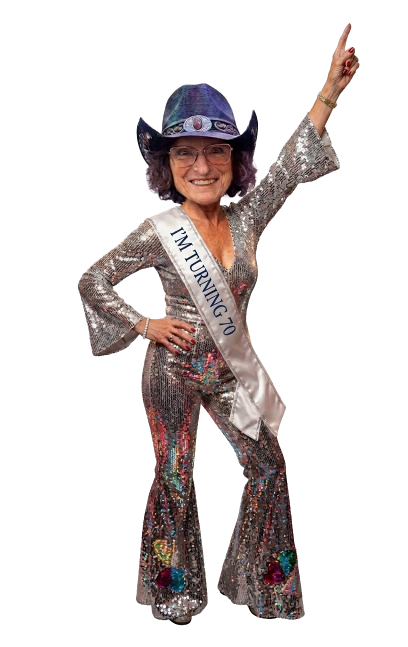
#> input picture images/mom-disco.png, 816 x 1294 px (shown at 1/2 size)
$ python make-og.py
#> lines starting #> are read from the running program, lines starting #| are printed output that depends on the picture
#!/usr/bin/env python3
"""Build images/og-preview.jpg, the card shown when the link is shared.

Without this the link previews as the bare cutout of Jeannie, whose
transparency messaging apps flatten to a muddy grey. This composes her onto
the actual invitation: dark room, mirror ball, her name.

    python3 scripts/make-og.py

1200x630 is the size Open Graph asks for and what iMessage, WhatsApp, Slack
and the rest crop to.
"""

import math
import pathlib
import numpy as np
from PIL import Image, ImageDraw, ImageFilter, ImageFont

ROOT = pathlib.Path(__file__).resolve().parent.parent
W, H = 1200, 630
SS = 2                                   # supersample, for clean facet edges

FUTURA = "/System/Library/Fonts/Supplemental/Futura.ttc"


def font(size, index=1):
    try:
        return ImageFont.truetype(FUTURA, size, index=index)
    except Exception:
        return ImageFont.truetype("/System/Library/Fonts/HelveticaNeue.ttc", size, index=0)


def background(w, h):
    """Dark room with coloured bloom, built in numpy so the gradients are smooth."""
    yy, xx = np.mgrid[0:h, 0:w].astype(np.float32)
    img = np.zeros((h, w, 3), np.float32)
    img[:] = np.array([7, 5, 14], np.float32)

    def glow(cx, cy, radius, colour, strength):
        d = np.sqrt((xx - cx) ** 2 + (yy - cy) ** 2) / radius
        f = np.clip(1.0 - d, 0, 1) ** 2 * strength
        for c in range(3):
            img[:, :, c] += f * colour[c]

    glow(w * 0.22, h * 0.12, w * 0.62, (58, 22, 92), 1.0)     # violet behind the ball
    glow(w * 0.08, h * 0.55, w * 0.45, (120, 26, 78), 0.55)   # magenta left
    glow(w * 0.72, h * 0.30, w * 0.50, (18, 70, 104), 0.45)   # cyan right
    glow(w * 0.55, h * 1.02, w * 0.70, (74, 20, 70), 0.60)    # floor
    return Image.fromarray(np.clip(img, 0, 255).astype(np.uint8))


def rays(w, h, origin):
    """Light fanning out from the ball."""
    layer = Image.new("RGBA", (w, h), (0, 0, 0, 0))
    d = ImageDraw.Draw(layer)
    ox, oy = origin
    reach = w * 1.6
    for i in range(22):
        a = math.radians(i * 360 / 22 + 7)
        half = math.radians(0.9 + (i % 3) * 0.5)
        pts = [(ox, oy)]
        for s in (a - half, a + half):
            pts.append((ox + math.cos(s) * reach, oy + math.sin(s) * reach))
        alpha = 16 if i % 2 else 9
        tint = [(255, 255, 255), (255, 215, 106), (255, 79, 163), (92, 225, 255)][i % 4]
        d.polygon(pts, fill=tint + (alpha,))
    return layer.filter(ImageFilter.GaussianBlur(6))


def mirror_ball(size, seed=7):
    """The same lat/long facet grid the page draws, rendered once and still."""
    img = Image.new("RGBA", (size, size), (0, 0, 0, 0))
    d = ImageDraw.Draw(img)
    R = size / 2 - 1
    cx = cy = size / 2

    d.ellipse([cx - R, cy - R, cx + R, cy + R], fill=(14, 16, 26, 255))

    rng = np.random.default_rng(seed)
    ROWS, COLS = 20, 34
    Lx, Ly, Lz = -0.419, 0.499, 0.758
    Hx, Hy, Hz = -0.224, 0.266, 0.938
    flash = [(255, 255, 255), (255, 215, 106), (255, 79, 163), (92, 225, 255), (165, 107, 255)]

    for i in range(ROWS):
        lat0 = -math.pi / 2 + i * math.pi / ROWS
        lat1 = lat0 + math.pi / ROWS
        latM = (lat0 + lat1) / 2
        n = max(5, round(COLS * math.cos(latM)))
        step = 2 * math.pi / n
        for j in range(n):
            lon0 = j * step + 0.35
            lonM = lon0 + step / 2
            nz = math.cos(latM) * math.cos(lonM)
            if nz <= 0.045:
                continue
            nx, ny = math.cos(latM) * math.sin(lonM), math.sin(latM)

            pts = [(lat0, lon0), (lat0, lon0 + step), (lat1, lon0 + step), (lat1, lon0)]
            quad = [(cx + R * math.cos(la) * math.sin(lo), cy - R * math.sin(la)) for la, lo in pts]
            mx = sum(p[0] for p in quad) / 4
            my = sum(p[1] for p in quad) / 4
            quad = [(mx + (px - mx) * 0.85, my + (py - my) * 0.85) for px, py in quad]

            diff = max(0.0, nx * Lx + ny * Ly + nz * Lz)
            spec = max(0.0, nx * Hx + ny * Hy + nz * Hz)
            v = 28 + 186 * diff ** 1.2 + 225 * spec ** 24
            v *= 0.55 + 0.45 * min(1.0, nz * 1.7)
            v *= 0.84 + 0.30 * rng.random()
            r, g, b = v * 0.93, v * 0.97, v * 1.09

            if rng.random() > 0.945:
                f = flash[rng.integers(len(flash))]
                r, g, b = r * .35 + f[0] * .85, g * .35 + f[1] * .85, b * .35 + f[2] * .85

            d.polygon(quad, fill=(min(255, int(r)), min(255, int(g)), min(255, int(b)), 255))

    d.ellipse([cx - R * .15, cy - R * 1.02, cx + R * .15, cy - R * .9], fill=(140, 134, 163, 255))
    return img


def spaced(draw, xy, text, fnt, fill, tracking):
    """PIL has no letter-spacing, and this headline needs it."""
    x, y = xy
    for ch in text:
        draw.text((x, y), ch, font=fnt, fill=fill)
        x += draw.textlength(ch, font=fnt) + tracking
    return x


def glow_text(base, xy, text, fnt, fill, tracking=0, blur=18, glow=(255, 90, 180, 190)):
    layer = Image.new("RGBA", base.size, (0, 0, 0, 0))
    spaced(ImageDraw.Draw(layer), xy, text, fnt, glow, tracking)
    base.alpha_composite(layer.filter(ImageFilter.GaussianBlur(blur)))
    spaced(ImageDraw.Draw(base), xy, text, fnt, fill, tracking)


def main():
    card = background(W * SS, H * SS).convert("RGBA")
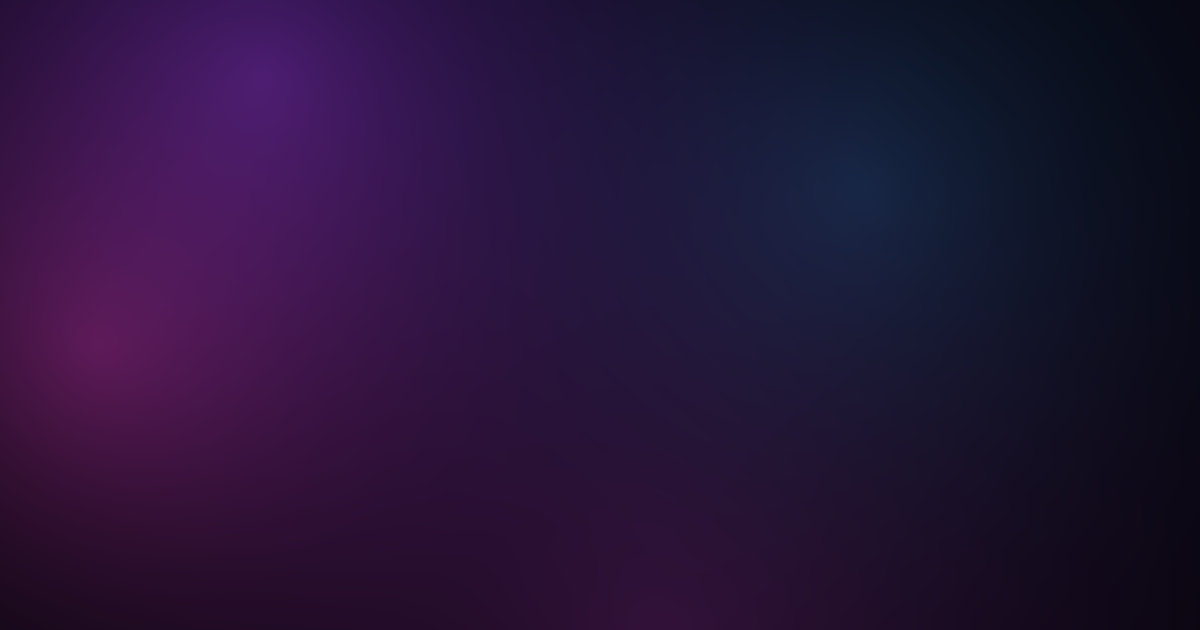
#> card: PIL image 2400x1260 RGBA (shown at 1/2 size); mean R, G, B, A 38.8, 19.9, 56.8, 255

    # Ball high in the left corner, clear of the headline. The first pass had
    # the type running straight through it.
    BALL_D = int(195 * SS)
    ball_c = (int(170 * SS), int(122 * SS))
    card.alpha_composite(rays(W * SS, H * SS, ball_c))
#> in rays, `layer = Image.new("RGBA", (w, h), (0, 0, 0, 0))`: layer: PIL image 2400x1260 RGBA; every value is 0

    d = ImageDraw.Draw(card)
    d.line([(ball_c[0], 0), (ball_c[0], ball_c[1] - BALL_D // 2)],
           fill=(190, 184, 210, 255), width=3 * SS)
    ball = mirror_ball(BALL_D)
#> in mirror_ball, `img = Image.new("RGBA", (size, size), (0, 0, 0, 0))`: img: PIL image 390x390 RGBA; every value is 0
#> the loop in mirror_ball, `for i in range(ROWS):` made 20 passes
#> (lat0, lat1, latM, n, step) on passes 1 to 12: (-1.57, -1.41, -1.49, 5, 1.26), (-1.41, -1.26, -1.34, 8, 0.785), (-1.26, -1.1, -1.18, 13, 0.483), (-1.1, -0.942, -1.02, 18, 0.349), (-0.942, -0.785, -0.864, 22, 0.286), (-0.785, -0.628, -0.707, 26, 0.242), (-0.628, -0.471, -0.55, 29, 0.217), (-0.471, -0.314, -0.393, 31, 0.203), (-0.314, -0.157, -0.236, 33, 0.19), (-0.157, 0, -0.0785, 34, 0.185), (0, 0.157, 0.0785, 34, 0.185), (0.157, 0.314, 0.236, 33, 0.19)
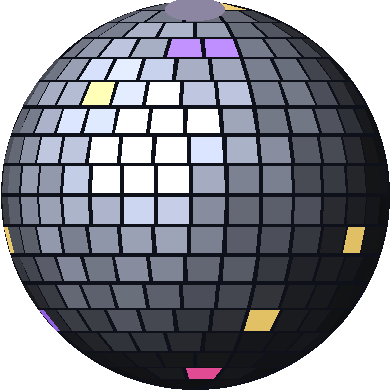
#> ball: PIL image 390x390 RGBA; mean R, G, B, A 75.3, 77, 85.8, 199.2; transparent parts drawn white
    halo = Image.new("RGBA", card.size, (0, 0, 0, 0))
    halo.paste(ball, (ball_c[0] - BALL_D // 2, ball_c[1] - BALL_D // 2), ball)
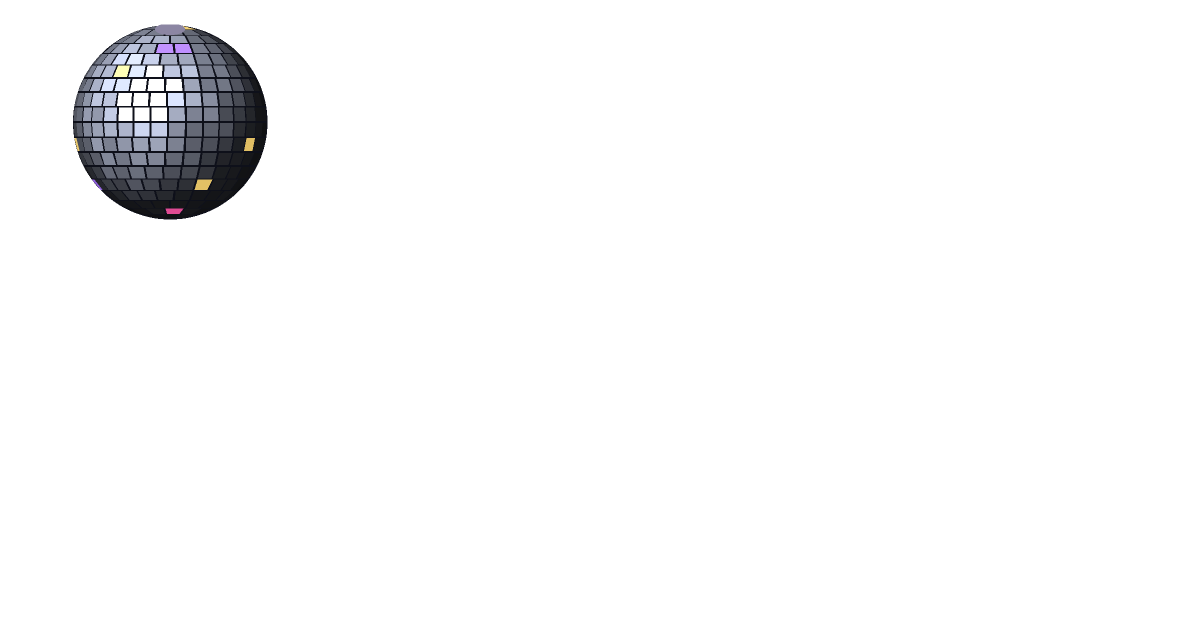
#> halo: PIL image 2400x1260 RGBA (shown at 1/2 size); mean R, G, B, A 3.8, 3.9, 4.3, 10; transparent parts drawn white
    card.alpha_composite(halo.filter(ImageFilter.GaussianBlur(26)))
    card.alpha_composite(halo)

    # Jeannie, full height on the right
    her = Image.open(ROOT / "images" / "mom-disco.png").convert("RGBA")
#> her is the input picture: PIL image 816x1294 RGBA; mean R, G, B, A 220, 214.1, 213.4, 66.1
    target_h = int(H * SS)
    her = her.resize((round(her.width * target_h / her.height), target_h), Image.LANCZOS)
#> her: PIL image 795x1260 RGBA
    hx, hy = int(770 * SS), 0

    floor = Image.new("RGBA", card.size, (0, 0, 0, 0))
    fd = ImageDraw.Draw(floor)
    fcx = hx + her.width // 2
#> fcx = 1937
    fd.ellipse([fcx - int(260 * SS), int(H * SS) - int(90 * SS),
                fcx + int(260 * SS), int(H * SS) + int(40 * SS)],
               fill=(255, 120, 200, 70))
    card.alpha_composite(floor.filter(ImageFilter.GaussianBlur(60)))
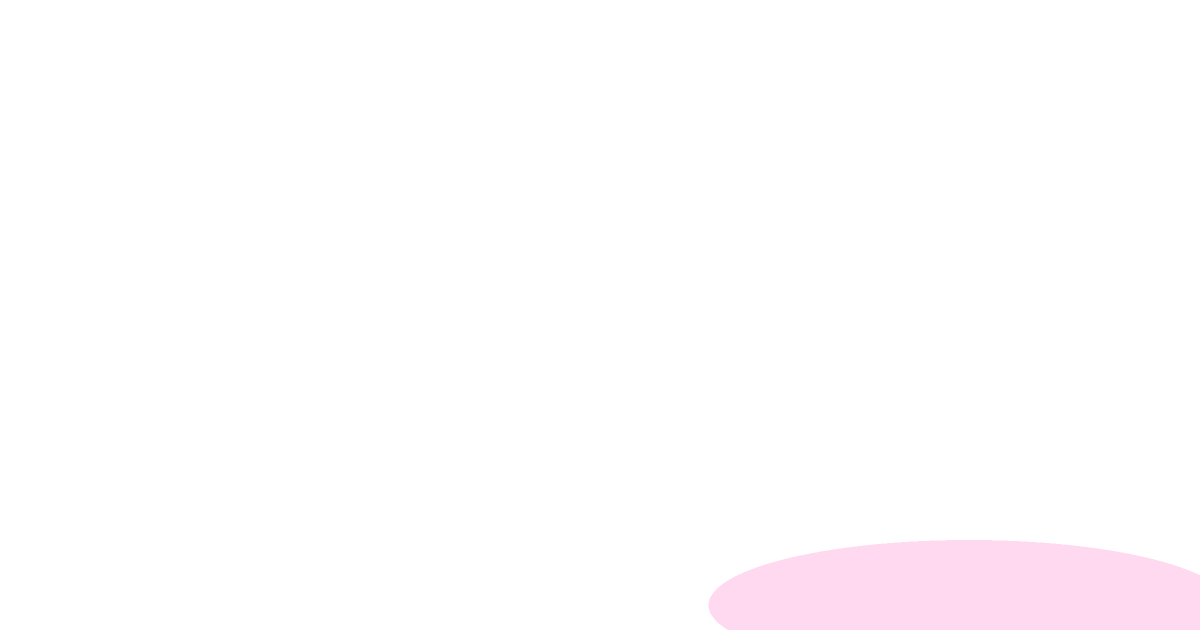
#> floor: PIL image 2400x1260 RGBA (shown at 1/2 size); mean R, G, B, A 12.9, 6, 10.1, 3.5; transparent parts drawn white

    shadow = Image.new("RGBA", card.size, (0, 0, 0, 0))
    shadow.paste(her, (hx, hy), her)
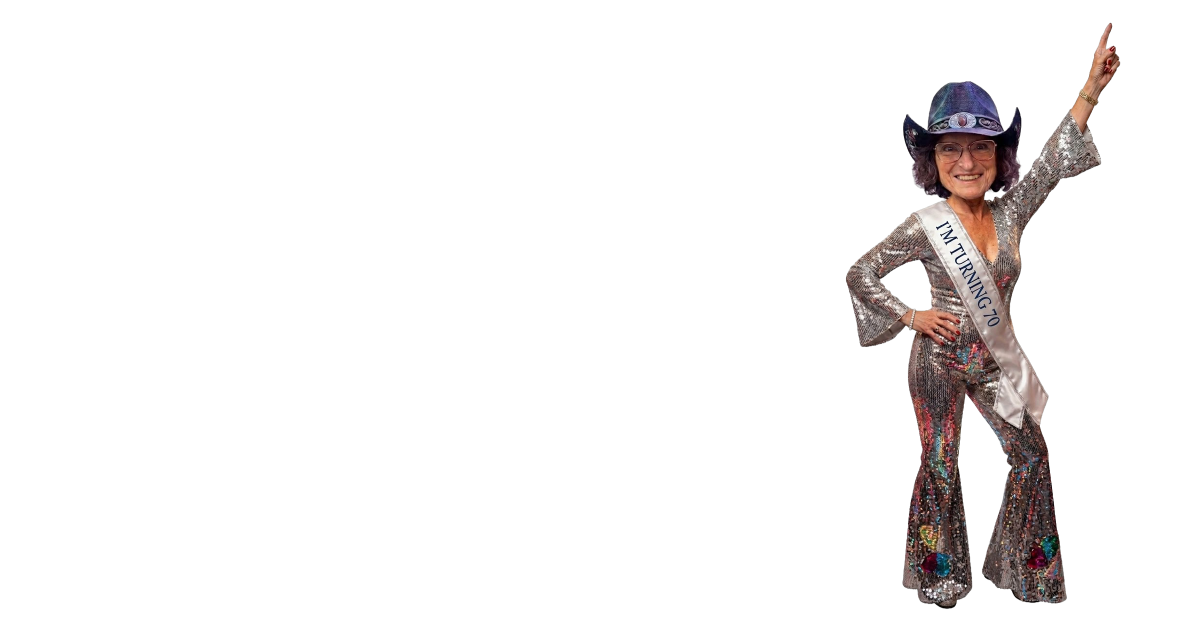
#> shadow: PIL image 2400x1260 RGBA (shown at 1/2 size); mean R, G, B, A 10.4, 8.4, 8.2, 21.8; transparent parts drawn white
    card.alpha_composite(shadow.filter(ImageFilter.GaussianBlur(30)))
    card.alpha_composite(shadow)

    # the words, in the clear space beneath the ball
    x = int(80 * SS)
    spaced(ImageDraw.Draw(card), (x, int(288 * SS)),
           "YOU'RE INVITED TO BOOGIE", font(16 * SS), (222, 208, 240, 255), 5 * SS)
    glow_text(card, (x - 3 * SS, int(322 * SS)), "JEANNIE",
              font(86 * SS), (255, 255, 255, 255), tracking=2 * SS,
              blur=11 * SS, glow=(190, 150, 255, 175))
    glow_text(card, (x - 3 * SS, int(418 * SS)), "TURNS 70",
              font(86 * SS), (255, 255, 255, 255), tracking=2 * SS,
              blur=11 * SS, glow=(255, 79, 163, 195))
#> call 2 of glow_text, with xy = (154, 836), text = 'TURNS 70', fill = (255, 255, 255, 255), tracking = 4, blur = 22, glow = (255, 79, 163, 195)
#> in glow_text (call 2), `spaced(ImageDraw.Draw(layer), xy, text, fnt, glow, tracking)`:
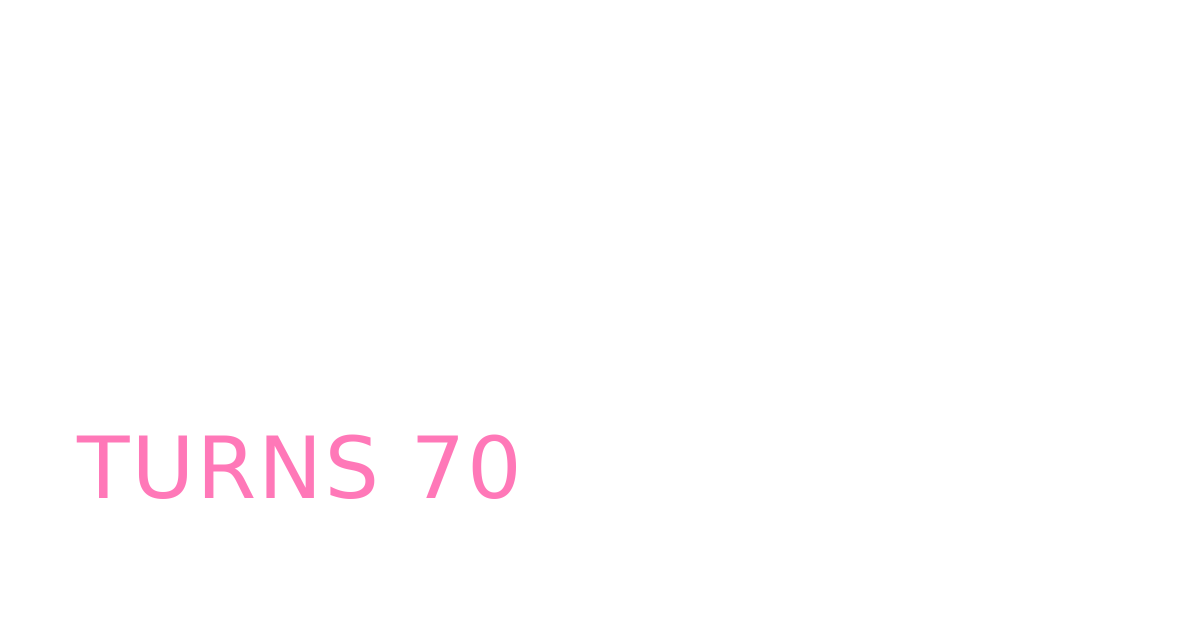
#> layer: PIL image 2400x1260 RGBA (shown at 1/2 size); mean R, G, B, A 2.9, 0.9, 1.8, 2.1; transparent parts drawn white
    spaced(ImageDraw.Draw(card), (x, int(540 * SS)),
           "SATURDAY, JANUARY 23  .  PHOENIX", font(20 * SS), (255, 215, 106, 255), 3 * SS)

    out = card.convert("RGB").resize((W, H), Image.LANCZOS)
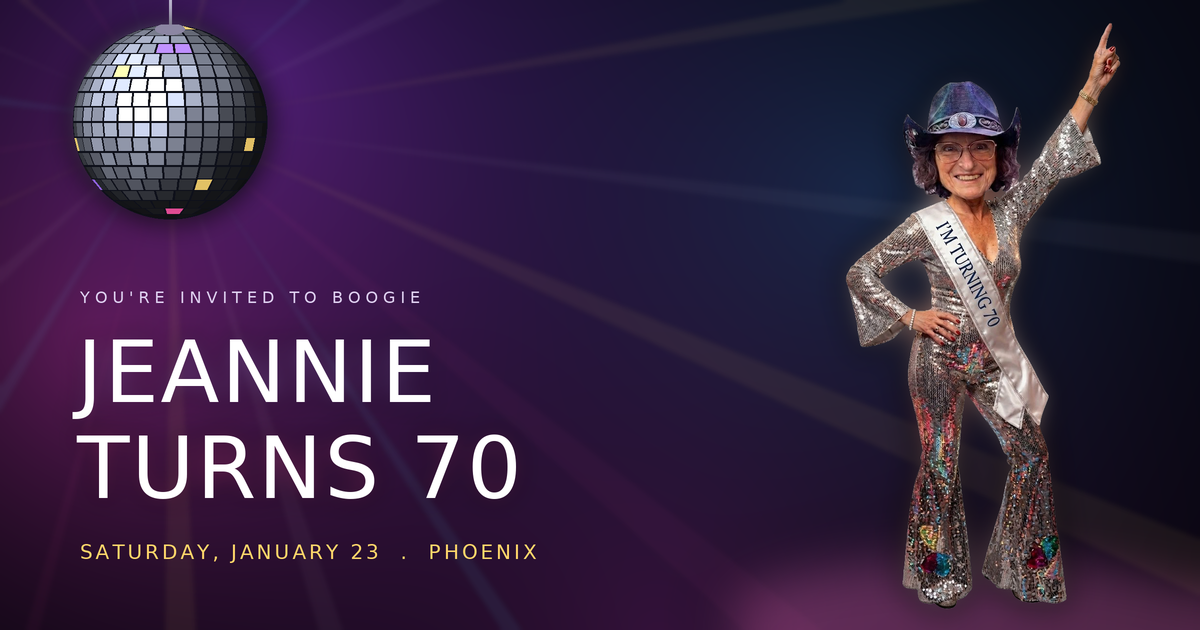
#> out: PIL image 1200x630 RGB; mean R, G, B 55.8, 36.8, 67.1
    dest = ROOT / "images" / "og-preview.jpg"
    out.save(dest, "JPEG", quality=90, optimize=True, progressive=True)
    print(f"{dest}  {dest.stat().st_size // 1024} KB  {W}x{H}")


if __name__ == "__main__":
    main()
